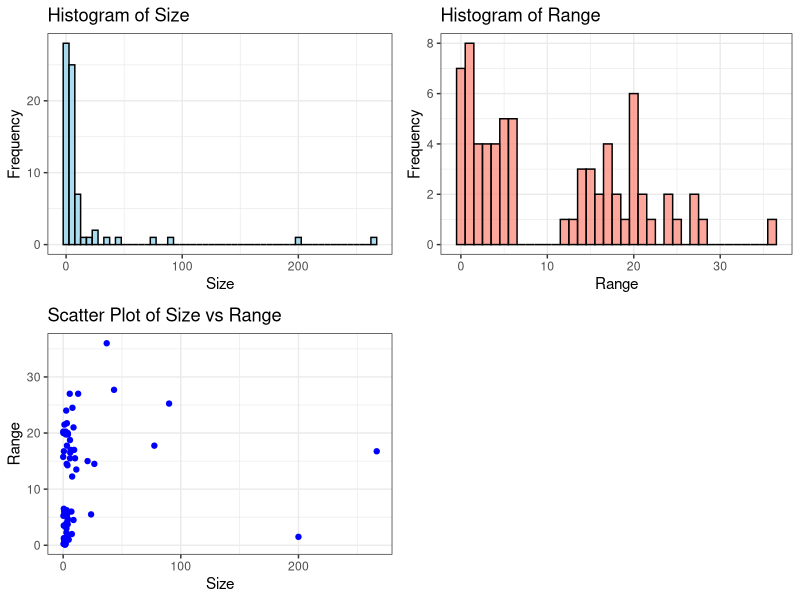

Source code (R):
## ---- chunk 1
set.seed(12345)
library(dplyr)

## ---- chunk 2
# 
# tr <- drop.tip(tr, "Chamaea_fasciata")
# DF <- sylvia.eco[tr$tip.label, ]


## ---- chunk 3

## ---- chunk 4

## ---- chunk 5
library(ade4)
library(ggplot2)
library(cowplot)

data(carni70)

tab_df <- as.data.frame(carni70$tab)
summary(tab_df)


p1 <- ggplot(tab_df, aes(x = size)) + 
  geom_histogram(binwidth = 5, fill = "skyblue", color = "black", alpha = 0.7) +
  labs(title = "Histogram of Size", x = "Size", y = "Frequency") + theme_bw()

p2 <- ggplot(tab_df, aes(x = range)) + 
  geom_histogram(binwidth = 1, fill = "salmon", color = "black", alpha = 0.7) +
  labs(title = "Histogram of Range", x = "Range", y = "Frequency") + theme_bw()

p3 <- ggplot(tab_df, aes(x = size, y = range)) + 
  geom_point(color = "blue") + 
  labs(title = "Scatter Plot of Size vs Range", x = "Size", y = "Range") + theme_bw()


cowplot::plot_grid(p1, p2, p3, ncol = 2)  




## ---- chunk 6

print(paste("Total number of carnivores:",nrow(tab_df)))

print(paste("The carnivore with biggest size:",rownames(tab_df)[which.max(tab_df$size)]))
print(paste("The carnivore with smallest size:",rownames(tab_df)[which.min(tab_df$size)]))

print(paste("The carnivore with biggest range:",rownames(tab_df)[which.max(tab_df$range)]))
print(paste("The carnivore with smallest range:",rownames(tab_df)[which.min(tab_df$range)]))
